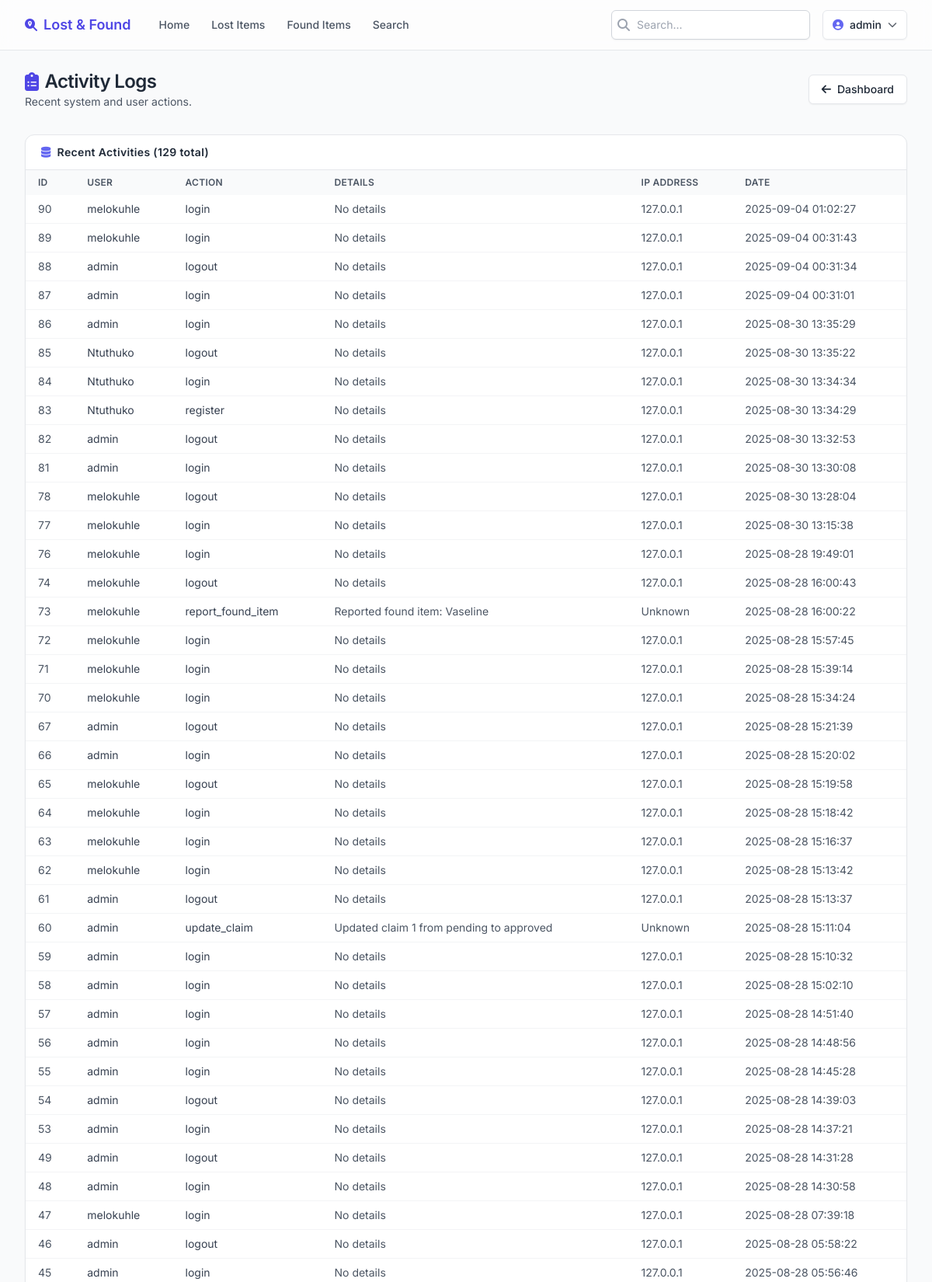
The app's page /admin/activity-logs?page=2 (signed in, upper part) with its own data.
### models.py (models this page shows, shortened)
class User(UserMixin, db.Model):
    __tablename__ = 'users'
    id = db.Column(db.Integer, primary_key=True)
    username = db.Column(db.String(80), unique=True, nullable=False)
    email = db.Column(db.String(120), unique=True, nullable=False)
    password_hash = db.Column(db.String(255), nullable=False)
    role = db.Column(db.String(20), default='student')  # 'student' or 'admin'
    is_verified = db.Column(db.Boolean, default=False)
    is_banned = db.Column(db.Boolean, default=False)
    created_at = db.Column(db.DateTime, default=db.func.current_timestamp())
    last_login = db.Column(db.DateTime, nullable=True)

class UserActivity(db.Model):
    __tablename__ = 'user_activities'
    id = db.Column(db.Integer, primary_key=True)
    user_id = db.Column(db.Integer, db.ForeignKey('users.id'), nullable=False)
    action = db.Column(db.String(100), nullable=False)
    details = db.Column(db.Text, nullable=True)
    ip_address = db.Column(db.String(45), nullable=True)
    created_at = db.Column(db.DateTime, default=datetime.utcnow)
    user = db.relationship('User', backref='activities')

### app.py (the view)
@app.route('/admin/activity-logs')
@login_required
@admin_required
def admin_activity_logs():
    page = request.args.get('page', 1, type=int)
    activities = UserActivity.query.order_by(UserActivity.created_at.desc()).paginate(
        page=page, per_page=50, error_out=False)
    return render_template('admin_activity_logs.html',
                         title='Activity Logs',
                         activities=activities)

### __init__.py (called while the page is built)
def create_app():
    app = Flask(__name__)
    app.config.from_object(Config)
    db.init_app(app)
    login_manager.init_app(app)
    login_manager.login_view = 'login'
    login_manager.login_message = 'Please log in to access this page.'
    @login_manager.user_loader
    def load_user(user_id):
        from models import User
        return User.query.get(int(user_id))
    with app.app_context():
        import models
        db.create_all()
        from models import User
        admin_user = User.query.filter_by(username='admin').first()
        if not admin_user:
            admin_user = User(username='admin', email='admin@example.com', role='admin')
            admin_user.set_password('admin123')
            db.session.add(admin_user)
            db.session.commit()
    return app

### app.py (called while the page is built)
def admin_required(f):
    from functools import wraps
    @wraps(f)
    def decorated_function(*args, **kwargs):
        if not current_user.is_authenticated or current_user.role != 'admin':
            flash('You need admin privileges to access this page.', 'error')
            return redirect(url_for('login'))
        return f(*args, **kwargs)
    return decorated_function

### templates/admin_activity_logs.html (shortened to what this page needs)
{% extends "base.html" %}
{% block content %}
<div class="space-y-8">
    <div class="flex flex-col gap-3 md:flex-row md:items-center md:justify-between">
        <div>
            <h1 class="text-2xl font-semibold tracking-tight flex items-center gap-2"><i class="fas fa-clipboard-list text-primary-600"></i><span>Activity Logs</span></h1>
            <p class="text-sm text-gray-600">Recent system and user actions.</p>
        </div>
        <a href="{{ url_for('admin_dashboard') }}" class="inline-flex items-center gap-2 rounded-md border border-gray-200 bg-white px-4 py-2 text-sm font-medium shadow-sm hover:bg-gray-50"><i class="fas fa-arrow-left"></i>Dashboard</a>
    </div>
    <div class="rounded-xl border border-gray-200 bg-white shadow-sm overflow-hidden">
        <div class="flex items-center justify-between border-b px-5 py-3"><h2 class="text-sm font-semibold tracking-wide flex items-center gap-2"><i class="fas fa-database text-primary-500"></i>Recent Activities ({{ activities.total }} total)</h2></div>
        <div class="overflow-x-auto">{% if activities.items %}<table class="min-w-full text-sm"><thead class="bg-gray-50 text-left text-xs uppercase tracking-wide text-gray-600"><tr><th class="px-4 py-2 font-semibold">ID</th><th class="px-4 py-2 font-semibold">User</th><th class="px-4 py-2 font-semibold">Action</th><th class="px-4 py-2 font-semibold">Details</th><th class="px-4 py-2 font-semibold">IP Address</th><th class="px-4 py-2 font-semibold">Date</th></tr></thead><tbody class="divide-y divide-gray-100">{% for activity in activities.items %}<tr class="hover:bg-gray-50/70"><td class="px-4 py-2 text-gray-600">{{ activity.id }}</td><td class="px-4 py-2 text-gray-700">{{ activity.user.username if activity.user else 'Unknown' }}</td><td class="px-4 py-2 text-gray-700">{{ activity.action }}</td><td class="px-4 py-2 text-gray-600">{{ activity.details or 'No details' }}</td><td class="px-4 py-2 text-gray-600">{{ activity.ip_address or 'Unknown' }}</td><td class="px-4 py-2 text-gray-600">{{ activity.created_at.strftime('%Y-%m-%d %H:%M:%S') }}</td></tr>{% endfor %}</tbody></table>{% else %}<p class="p-6 text-center text-sm text-gray-500">No activity logs found.</p>{% endif %}</div>
    </div>
</div>
{% endblock %}

### templates/base.html (shortened to what this page needs)
<!DOCTYPE html>
<html lang="en" class="h-full">
<head>
    <script src="https://cdn.tailwindcss.com?plugins=forms,typography,aspect-ratio"></script>
    <link rel="stylesheet" href="https://cdnjs.cloudflare.com/ajax/libs/font-awesome/6.4.0/css/all.min.css" />
</head>
<body class="min-h-full bg-gray-50 text-gray-800 flex flex-col">
    <header class="sticky top-0 z-40 border-b bg-white/80 backdrop-blur supports-[backdrop-filter]:bg-white/60">
        <div class="max-w-7xl mx-auto px-4 sm:px-6 lg:px-8">
            <div class="flex h-16 items-center justify-between gap-4">
                <div class="flex items-center gap-6">
                    <a href="{{ url_for('index') }}" class="flex items-center gap-2 font-semibold text-primary-600 hover:text-primary-700">
                        <i class="fas fa-search-location"></i>
                        <span class="text-lg">Lost &amp; Found</span>
                    </a>
                    <nav class="hidden md:flex gap-1">
                        <a href="{{ url_for('index') }}" class="px-3 py-2 text-sm font-medium rounded-md {{ 'bg-primary-50 text-primary-700' if request.endpoint=='index' else 'text-gray-600 hover:text-gray-900 hover:bg-gray-100' }}">Home</a>
                        <a href="{{ url_for('browse_lost_items') }}" class="px-3 py-2 text-sm font-medium rounded-md {{ 'bg-primary-50 text-primary-700' if request.endpoint=='browse_lost_items' else 'text-gray-600 hover:text-gray-900 hover:bg-gray-100' }}">Lost Items</a>
                        <a href="{{ url_for('browse_found_items') }}" class="px-3 py-2 text-sm font-medium rounded-md {{ 'bg-primary-50 text-primary-700' if request.endpoint=='browse_found_items' else 'text-gray-600 hover:text-gray-900 hover:bg-gray-100' }}">Found Items</a>
                        <a href="{{ url_for('search_items') }}" class="px-3 py-2 text-sm font-medium rounded-md {{ 'bg-primary-50 text-primary-700' if request.endpoint=='search_items' else 'text-gray-600 hover:text-gray-900 hover:bg-gray-100' }}">Search</a>
                    </nav>
                </div>
                <div class="flex items-center gap-4">
                    <form action="{{ url_for('search_items') }}" method="get" class="hidden lg:block">
                        <label class="relative block">
                            <span class="absolute inset-y-0 left-0 flex items-center pl-2 text-gray-400"><i class="fas fa-search"></i></span>
                            <input name="query" placeholder="Search..." class="w-64 rounded-md border border-gray-300 bg-white py-2 pl-8 pr-3 text-sm placeholder-gray-400 shadow-sm focus:border-primary-500 focus:ring-2 focus:ring-primary-500/50" />
                        </label>
                    </form>
                    {% if current_user.is_authenticated %}
                        <div class="relative" id="user-menu-wrapper">
                            <button id="user-menu-button" type="button" class="flex items-center gap-2 rounded-md border border-gray-200 bg-white px-3 py-2 text-sm font-medium shadow-sm hover:bg-gray-50 focus:outline-none focus:ring-2 focus:ring-primary-500">
                                <i class="fas fa-user-circle text-primary-500"></i>
                                <span class="hidden sm:inline">{{ current_user.username }}</span>
                                <i class="fas fa-chevron-down text-xs opacity-70"></i>
                            </button>
                        </div>
                    {% else %}
                        <a href="{{ url_for('login') }}" class="rounded-md bg-primary-600 px-4 py-2 text-sm font-semibold text-white shadow hover:bg-primary-700 focus:outline-none focus:ring-2 focus:ring-primary-500">Login</a>
                    {% endif %}
                </div>
            </div>
        </div>
    </header>
    <main class="flex-1 w-full max-w-7xl mx-auto px-4 sm:px-6 lg:px-8 py-6">
        {% block content %}{% endblock %}
    </main>
</body>
</html>

### templates/base.html (style rules this page uses)
body { font-family: 'Inter', ui-sans-serif, system-ui; }

### records on screen
User: username "admin"
UserActivity: id "90", user "melokuhle", action "login", details "No details", ip_address "127.0.0.1", created_at "2025-09-04 01:02:27"
UserActivity: id "89", user "melokuhle", action "login", details "No details", ip_address "127.0.0.1", created_at "2025-09-04 00:31:43"
UserActivity: id "88", user "admin", action "logout", details "No details", ip_address "127.0.0.1", created_at "2025-09-04 00:31:34"
UserActivity: id "87", user "admin", action "login", details "No details", ip_address "127.0.0.1", created_at "2025-09-04 00:31:01"
UserActivity: id "86", user "admin", action "login", details "No details", ip_address "127.0.0.1", created_at "2025-08-30 13:35:29"
UserActivity: id "85", user "Ntuthuko", action "logout", details "No details", ip_address "127.0.0.1", created_at "2025-08-30 13:35:22"
UserActivity: id "84", user "Ntuthuko", action "login", details "No details", ip_address "127.0.0.1", created_at "2025-08-30 13:34:34"
UserActivity: id "83", user "Ntuthuko", action "register", details "No details", ip_address "127.0.0.1", created_at "2025-08-30 13:34:29"
UserActivity: id "82", user "admin", action "logout", details "No details", ip_address "127.0.0.1", created_at "2025-08-30 13:32:53"
UserActivity: id "81", user "admin", action "login", details "No details", ip_address "127.0.0.1", created_at "2025-08-30 13:30:08"
UserActivity: id "78", user "melokuhle", action "logout", details "No details", ip_address "127.0.0.1", created_at "2025-08-30 13:28:04"
UserActivity: id "77", user "melokuhle", action "login", details "No details", ip_address "127.0.0.1", created_at "2025-08-30 13:15:38"
UserActivity: id "76", user "melokuhle", action "login", details "No details", ip_address "127.0.0.1", created_at "2025-08-28 19:49:01"
UserActivity: id "74", user "melokuhle", action "logout", details "No details", ip_address "127.0.0.1", created_at "2025-08-28 16:00:43"
UserActivity: id "73", user "melokuhle", action "report_found_item", details "Reported found item: Vaseline", ip_address "Unknown", created_at "2025-08-28 16:00:22"
UserActivity: id "72", user "melokuhle", action "login", details "No details", ip_address "127.0.0.1", created_at "2025-08-28 15:57:45"
UserActivity: id "71", user "melokuhle", action "login", details "No details", ip_address "127.0.0.1", created_at "2025-08-28 15:39:14"
UserActivity: id "70", user "melokuhle", action "login", details "No details", ip_address "127.0.0.1", created_at "2025-08-28 15:34:24"
UserActivity: id "67", user "admin", action "logout", details "No details", ip_address "127.0.0.1", created_at "2025-08-28 15:21:39"
UserActivity: id "66", user "admin", action "login", details "No details", ip_address "127.0.0.1", created_at "2025-08-28 15:20:02"
UserActivity: id "65", user "melokuhle", action "logout", details "No details", ip_address "127.0.0.1", created_at "2025-08-28 15:19:58"
UserActivity: id "64", user "melokuhle", action "login", details "No details", ip_address "127.0.0.1", created_at "2025-08-28 15:18:42"
UserActivity: id "63", user "melokuhle", action "login", details "No details", ip_address "127.0.0.1", created_at "2025-08-28 15:16:37"
UserActivity: id "62", user "melokuhle", action "login", details "No details", ip_address "127.0.0.1", created_at "2025-08-28 15:13:42"
UserActivity: id "61", user "admin", action "logout", details "No details", ip_address "127.0.0.1", created_at "2025-08-28 15:13:37"
UserActivity: id "60", user "admin", action "update_claim", details "Updated claim 1 from pending to approved", ip_address "Unknown", created_at "2025-08-28 15:11:04"
UserActivity: id "59", user "admin", action "login", details "No details", ip_address "127.0.0.1", created_at "2025-08-28 15:10:32"
UserActivity: id "58", user "admin", action "login", details "No details", ip_address "127.0.0.1", created_at "2025-08-28 15:02:10"
UserActivity: id "57", user "admin", action "login", details "No details", ip_address "127.0.0.1", created_at "2025-08-28 14:51:40"
UserActivity: id "56", user "admin", action "login", details "No details", ip_address "127.0.0.1", created_at "2025-08-28 14:48:56"
UserActivity: id "55", user "admin", action "login", details "No details", ip_address "127.0.0.1", created_at "2025-08-28 14:45:28"
UserActivity: id "54", user "admin", action "logout", details "No details", ip_address "127.0.0.1", created_at "2025-08-28 14:39:03"
UserActivity: id "53", user "admin", action "login", details "No details", ip_address "127.0.0.1", created_at "2025-08-28 14:37:21"
UserActivity: id "49", user "admin", action "logout", details "No details", ip_address "127.0.0.1", created_at "2025-08-28 14:31:28"
UserActivity: id "48", user "admin", action "login", details "No details", ip_address "127.0.0.1", created_at "2025-08-28 14:30:58"
UserActivity: id "47", user "melokuhle", action "login", details "No details", ip_address "127.0.0.1", created_at "2025-08-28 07:39:18"
UserActivity: id "46", user "admin", action "logout", details "No details", ip_address "127.0.0.1", created_at "2025-08-28 05:58:22"
UserActivity: id "45", user "admin", action "login", details "No details", ip_address "127.0.0.1", created_at "2025-08-28 05:56:46"

### other values on screen
{{ activities.total }} "129"
